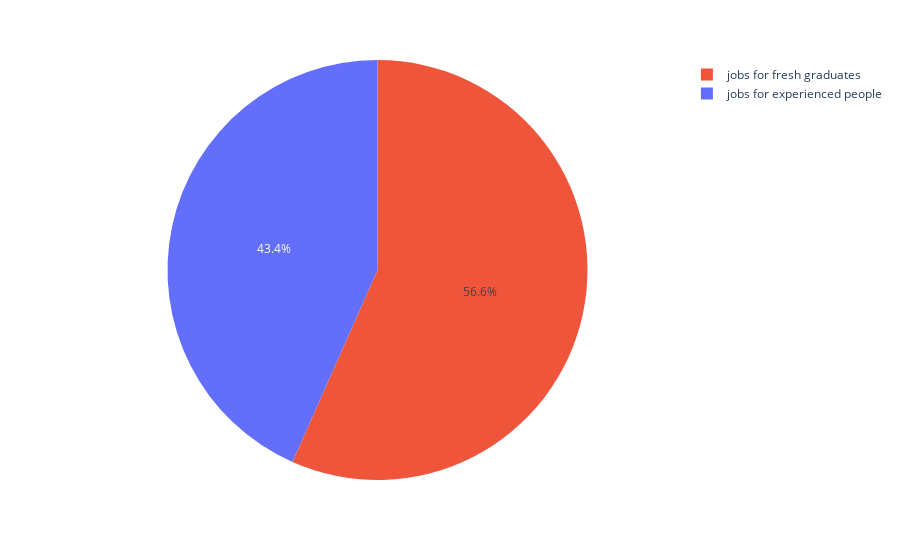

The cell this chart's notebook holds for it:
### Code cell
#as we can see, most of the jobs are focused on fresh graduates
fig = px.pie( values=[jobs_experienced_count, fresh_grad_jobs_count], 
             names=["jobs for experienced people","jobs for fresh graduates"],
             color=["red","blue"])
fig.show()

### Figure 1 — Plotly figure (JSON) as saved in the notebook; plotly's stock layout.template omitted (floating-point values rounded to 4 significant figures)
{"data": [{"customdata": [["red"], ["blue"]], "domain": {"x": [0, 1], "y": [0, 1]}, "hovertemplate": "label=%{label}<br>value=%{value}<br>color=%{customdata[0]}<extra></extra>", "labels": ["jobs for experienced people", "jobs for fresh graduates"], "legendgroup": "", "marker": {"colors": ["#636efa", "#EF553B"]}, "name": "", "showlegend": true, "type": "pie", "values": [637, 832]}], "layout": {"legend": {"tracegroupgap": 0}, "margin": {"t": 60}}}
